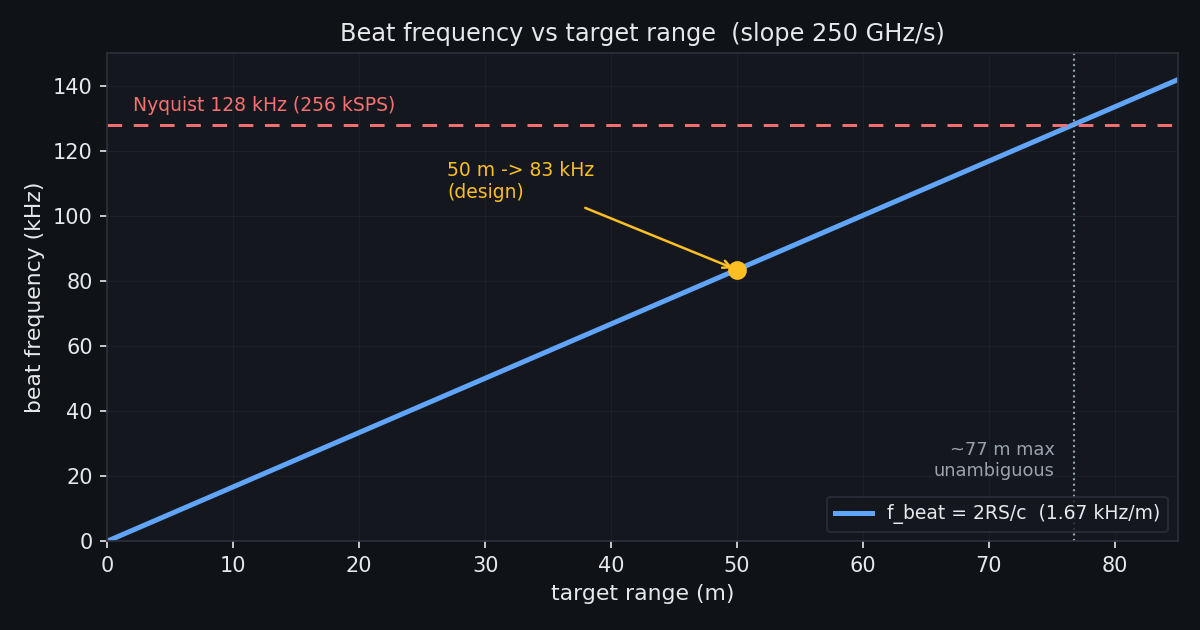

The script that saved this image:
"""
beat_vs_range.py - SDD Figure 5-2: beat frequency vs target range

FMCW maps range to a beat frequency: f_beat = 2*R*S/c, where S is the chirp
slope (B/T_chirp). At the design slope of 250 GHz/s this is 1.667 kHz per metre,
so the 50 m design point lands at ~83 kHz, well under the 128 kHz Nyquist of the
256 kSPS sampler. The line reaches Nyquist near 77 m, the unambiguous-range
ceiling for the real-sampled span.

Outputs: beat_vs_range.svg + .png
Run:     python beat_vs_range.py
"""
import os
import matplotlib
matplotlib.use("Agg")
import matplotlib.pyplot as plt
import numpy as np

# FMCW dark-theme palette (matches the SDD HTML theme)
BG = "#0f1216"; PANEL = "#14181e"; FG = "#e6e8eb"; MUTED = "#9aa3ad"; GRID = "#2a2f3a"
BLUE = "#60a5fa"; AMBER = "#fbbf24"; RED = "#f87171"; GREEN = "#4ade80"

c = 2.998e8            # m/s
S = 250e9             # chirp slope, Hz/s (250 MHz / 1 ms)
fs = 256e3            # sample rate, Hz
fny = fs / 2          # Nyquist, 128 kHz

R = np.linspace(0, 85, 500)
fbeat = 2 * R * S / c / 1e3        # kHz
R_design = 50.0
f_design = 2 * R_design * S / c / 1e3   # 83.3 kHz
R_max = fny * c / (2 * S)          # 76.8 m at Nyquist

fig, ax = plt.subplots(figsize=(8.0, 4.2), facecolor=BG)
ax.set_facecolor(PANEL)
ax.plot(R, fbeat, color=BLUE, lw=2.4, label="f_beat = 2RS/c  (1.67 kHz/m)")

# Nyquist ceiling
ax.axhline(fny / 1e3, color=RED, lw=1.4, ls=(0, (5, 4)))
ax.text(2, fny / 1e3 + 3, "Nyquist 128 kHz (256 kSPS)", color=RED, fontsize=9, va="bottom")

# max unambiguous range
ax.axvline(R_max, color=MUTED, lw=1.0, ls=":")
ax.text(R_max - 1.5, 20, "~77 m max\nunambiguous", color=MUTED, fontsize=8.5, ha="right")

# design point
ax.plot([R_design], [f_design], "o", color=AMBER, ms=8, zorder=5)
ax.annotate("50 m -> 83 kHz\n(design)", xy=(R_design, f_design),
            xytext=(R_design - 23, f_design + 22), color=AMBER, fontsize=9,
            arrowprops=dict(arrowstyle="->", color=AMBER, lw=1.2))

ax.set_xlim(0, 85); ax.set_ylim(0, 150)
ax.set_xlabel("target range (m)", color=FG, fontsize=10.5)
ax.set_ylabel("beat frequency (kHz)", color=FG, fontsize=10.5)
ax.set_title("Beat frequency vs target range  (slope 250 GHz/s)", color=FG, fontsize=11.5)
ax.grid(True, alpha=0.35, color=GRID, lw=0.5)
ax.tick_params(colors=FG)
for s in ax.spines.values():
    s.set_color(GRID)
ax.legend(loc="lower right", facecolor=PANEL, edgecolor=GRID, labelcolor=FG, fontsize=9)

fig.tight_layout()
here = os.path.dirname(os.path.abspath(__file__))
fig.savefig(os.path.join(here, "beat_vs_range.svg"), facecolor=BG, edgecolor="none")
fig.savefig(os.path.join(here, "beat_vs_range.png"), facecolor=BG, edgecolor="none", dpi=150)
plt.close(fig)
print(f"design {R_design} m -> {f_design:.1f} kHz ; max unambiguous {R_max:.1f} m ; wrote beat_vs_range.svg + .png")
